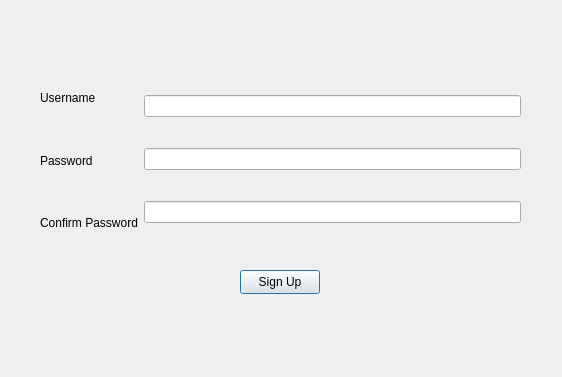
<?xml version="1.0" encoding="UTF-8"?>
<ui version="4.0">
 <class>signup</class>
 <widget class="QDialog" name="signup">
  <property name="geometry">
   <rect>
    <x>0</x>
    <y>0</y>
    <width>562</width>
    <height>377</height>
   </rect>
  </property>
  <property name="windowTitle">
   <string>Dialog</string>
  </property>
  <widget class="QPushButton" name="pushButton_signupdone">
   <property name="geometry">
    <rect>
     <x>240</x>
     <y>270</y>
     <width>80</width>
     <height>24</height>
    </rect>
   </property>
   <property name="text">
    <string>Sign Up</string>
   </property>
  </widget>
  <widget class="QWidget" name="layoutWidget">
   <property name="geometry">
    <rect>
     <x>40</x>
     <y>70</y>
     <width>481</width>
     <height>181</height>
    </rect>
   </property>
   <layout class="QHBoxLayout" name="horizontalLayout">
    <item>
     <layout class="QVBoxLayout" name="verticalLayout">
      <item>
       <widget class="QLabel" name="label">
        <property name="text">
         <string>Username</string>
        </property>
       </widget>
      </item>
      <item>
       <widget class="QLabel" name="label_2">
        <property name="text">
         <string>Password</string>
        </property>
       </widget>
      </item>
      <item>
       <widget class="QLabel" name="label_3">
        <property name="text">
         <string>Confirm Password</string>
        </property>
       </widget>
      </item>
     </layout>
    </item>
    <item>
     <layout class="QVBoxLayout" name="verticalLayout_2">
      <item>
       <widget class="QLineEdit" name="lineEdit_user1"/>
      </item>
      <item>
       <widget class="QLineEdit" name="lineEdit_pass1"/>
      </item>
      <item>
       <widget class="QLineEdit" name="lineEdit_cpass1"/>
      </item>
     </layout>
    </item>
   </layout>
  </widget>
 </widget>
 <resources/>
 <connections/>
</ui>
